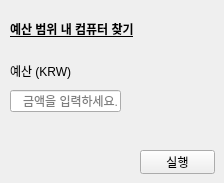
                 <widget class="QWidget" name="tab22">
                  <attribute name="title">
                   <string>2</string>
                  </attribute>
                  <widget class="QLabel" name="label">
                   <property name="geometry">
                    <rect>
                     <x>10</x>
                     <y>20</y>
                     <width>136</width>
                     <height>31</height>
                    </rect>
                   </property>
                   <property name="text">
                    <string>&lt;html&gt;&lt;head/&gt;&lt;body&gt;&lt;p&gt;&lt;span style=&quot; font-weight:700; text-decoration: underline;&quot;&gt;예산 범위 내 컴퓨터 찾기&lt;/span&gt;&lt;/p&gt;&lt;/body&gt;&lt;/html&gt;</string>
                   </property>
                   <property name="alignment">
                    <set>Qt::AlignLeading|Qt::AlignLeft|Qt::AlignTop</set>
                   </property>
                  </widget>
                  <widget class="QPushButton" name="pushButtonSelect2Run">
                   <property name="geometry">
                    <rect>
                     <x>140</x>
                     <y>150</y>
                     <width>75</width>
                     <height>24</height>
                    </rect>
                   </property>
                   <property name="text">
                    <string>실행</string>
                   </property>
                  </widget>
                  <widget class="QLabel" name="label_2">
                   <property name="geometry">
                    <rect>
                     <x>10</x>
                     <y>60</y>
                     <width>71</width>
                     <height>21</height>
                    </rect>
                   </property>
                   <property name="text">
                    <string>예산 (KRW)</string>
                   </property>
                   <property name="buddy">
                    <cstring>lineEdit2Budget</cstring>
                   </property>
                  </widget>
                  <widget class="QLineEdit" name="lineEdit2Budget">
                   <property name="geometry">
                    <rect>
                     <x>10</x>
                     <y>90</y>
                     <width>111</width>
                     <height>22</height>
                    </rect>
                   </property>
                   <property name="maxLength">
                    <number>9</number>
                   </property>
                   <property name="alignment">
                    <set>Qt::AlignRight|Qt::AlignTrailing|Qt::AlignVCenter</set>
                   </property>
                   <property name="placeholderText">
                    <string>금액을 입력하세요.</string>
                   </property>
                  </widget>
                 </widget>
